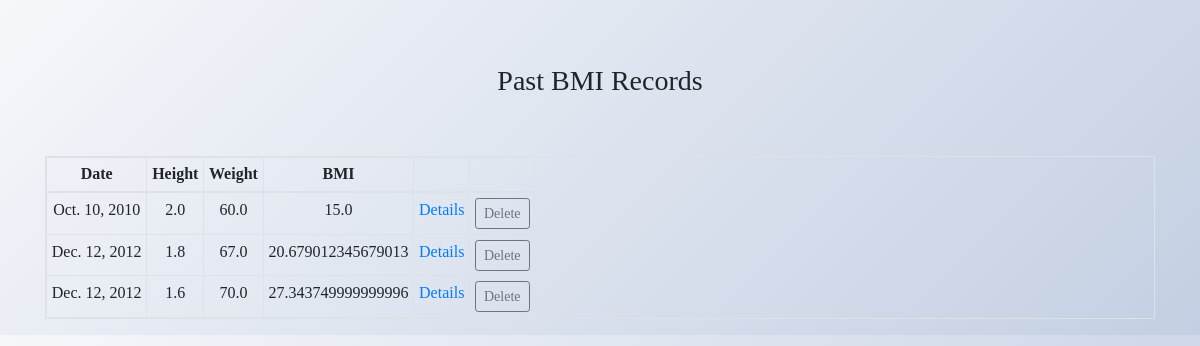
Screenshot of /measurements/ with the database file from the repository.
### core/models.py (models this page shows)
class BmiMeasurement(models.Model):
    height_in_meters = models.FloatField()
    weight_in_kg = models.FloatField()
    measured_at = models.DateField()
    def bmi(self):
        return self.weight_in_kg / self.height_in_meters ** 2

### core/views.py (the view)
# urls.py: re_path(r'^measurements/$', views.measurements, name="all_measurements"),
def measurements(request):
    measurements = BmiMeasurement.objects.order_by("measured_at").all()
    return render(request, "measurements.html", {"measurements": measurements})

### core/templates/measurements.html (shortened to what this page needs)
<!DOCTYPE html>
<html lang="en">
<head>
</head>
<body>
  {% extends "layout.html" %}
{% block body %}
<h3>
  Past BMI Records
</h3>
<table class="table table-responsive table-bordered table-hover table-sm">
  <thead class="thead-inverse">
    <tr>
      <th>Date</th>
      <th>Height</th>
      <th>Weight</th>
      <th>BMI</th>
      <th></th>
      <th></th>
    </tr>
  </thead>
  {% for measurement in measurements %}
  <tr>
    <td>{{ measurement.measured_at }}</td>
    <td>{{ measurement.height_in_meters }}</td>
    <td>{{ measurement.weight_in_kg }}</td>
    <td>{{ measurement.bmi }}</td>
    <td><a href="{% url 'delete_measurement' id=measurement.id %}">Details</a></td>
    <td class="text-center">
      <form action="/measurements/{{measurement.id}}/" method="post">
			  <input type="submit" class="btn btn-sm btn-outline-secondary btn-block" value="Delete">
			</form>
    </td>
  </tr>
  {% endfor %}
</table>
{% endblock %}

### core/templates/layout.html (shortened to what this page needs)
<!DOCTYPE html>
<html>
  <head>
    <link rel="stylesheet" href="https://maxcdn.bootstrapcdn.com/bootstrap/4.0.0-beta/css/bootstrap.min.css">
  </head>
  <body>
    <div class="container">
      {% block body %}
      {% endblock %}
    </div>
  </body>
</html>

### core/templates/measurements.html (style rules this page uses)
body { background-image: linear-gradient(135deg, #f5f7fa 0%, #c3cfe2 100%); }

### core/templates/layout.html (style rules this page uses)
body { background-image: linear-gradient(135deg, #f5f7fa 0%, #c3cfe2 100%); }
.container { display: flex; flex-flow: column; justify-content: center; font-family: 'Times New Roman', Times, serif; text-align: center; margin-top: 4rem; gap: 50px; }

### rows the page displays
BmiMeasurement: measured_at "Oct. 10, 2010", height_in_meters "2.0", weight_in_kg "60.0", bmi "15.0"
BmiMeasurement: measured_at "Dec. 12, 2012", height_in_meters "1.8", weight_in_kg "67.0", bmi "20.679012345679013"
BmiMeasurement: measured_at "Dec. 12, 2012", height_in_meters "1.6", weight_in_kg "70.0", bmi "27.343749999999996"
